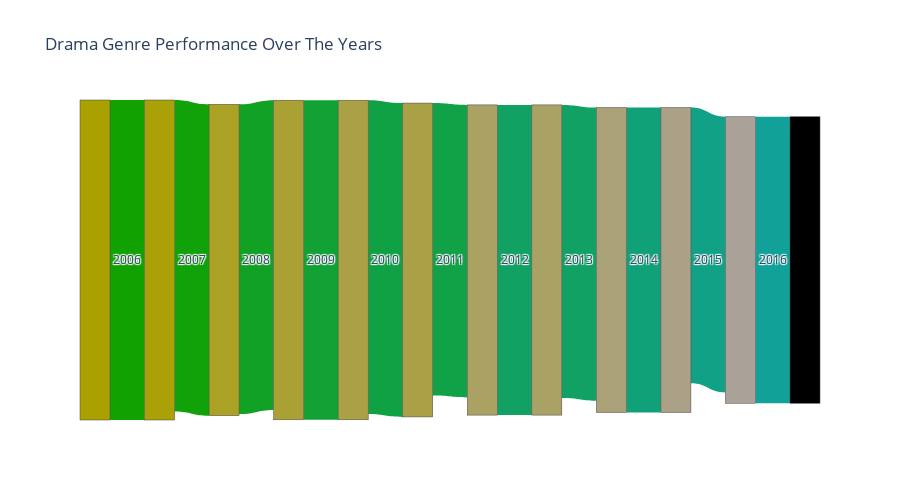
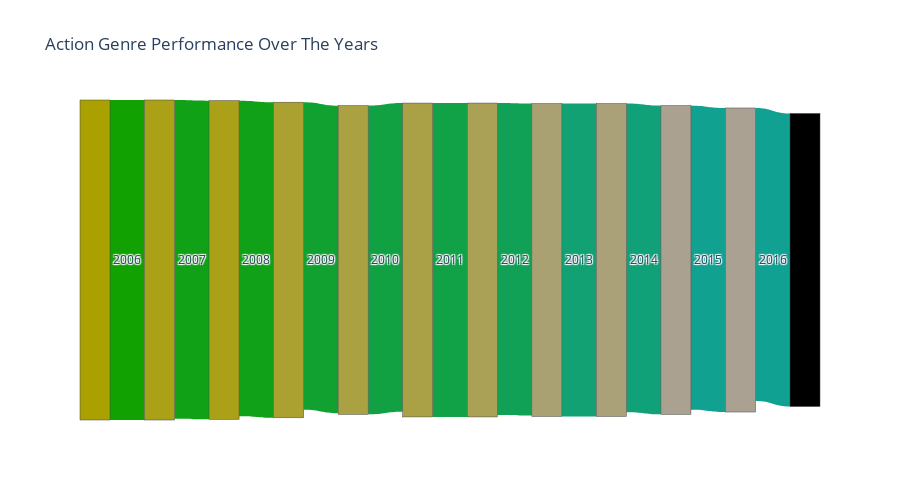
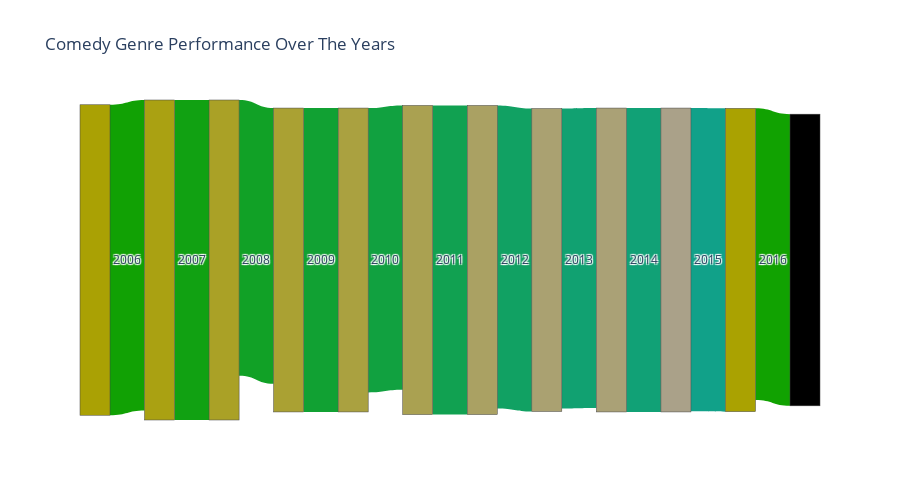

The cell these charts' notebook holds for them, in order:
### Code cell
print('Performance of Genres basis Ratings')
for genre in df_genre.sort_values(['Frequency','Avg Rating'],ascending=False)['Genre'][:5].tolist():
    data_trace = go.Sankey(
        node = dict(
            pad = 10,
            thickness = 30,
            label = df_sankey[df_sankey['Genre1'] == genre]['Node, Label'],
            color = df_sankey[df_sankey['Genre1'] == genre]['NodeColor']
        ),
        link = dict(
            source = df_sankey[df_sankey['Genre1'] == genre]['Source'],
            target = df_sankey[df_sankey['Genre1'] == genre]['Target'],
            value = df_sankey[df_sankey['Genre1'] == genre]['Value'],
            color = df_sankey[df_sankey['Genre1'] == genre]['LinkColor'],
            label = df_sankey[df_sankey['Genre1'] == genre]['Value']
        )
    )
    layout = go.Layout(
        title = genre + ' Genre Performance Over The Years',
        height = 500
    )
    fig = go.Figure(
        data = [data_trace],
        layout = layout
    )
    offline.iplot(fig)

### Figure 1 — Plotly figure (JSON) as saved in the notebook; plotly's stock layout.template omitted (floating-point values rounded to 4 significant figures)
{"data": [{"link": {"color": ["#11A101", "#11A109", "#11A125", "#11A134", "#11A145", "#11A146", "#11A162", "#11A165", "#11A178", "#11A187", "#11A198"], "label": [7.53, 7.327, 7.29, 7.52, 7.386, 6.883, 7.3, 6.9, 7.175, 6.488, 6.741], "source": [0, 1, 2, 3, 4, 5, 6, 7, 8, 9, 10], "target": [1, 2, 3, 4, 5, 6, 7, 8, 9, 10, 11], "value": [7.53, 7.327, 7.29, 7.52, 7.386, 6.883, 7.3, 6.9, 7.175, 6.488, 6.741]}, "node": {"color": ["#AAA101", "#AAA109", "#AAA125", "#AAA134", "#AAA145", "#AAA146", "#AAA162", "#AAA165", "#AAA178", "#AAA187", "#AAA198"], "label": [2006, 2007, 2008, 2009, 2010, 2011, 2012, 2013, 2014, 2015, 2016], "pad": 10, "thickness": 30}, "type": "sankey"}], "layout": {"height": 500, "title": {"text": "Drama Genre Performance Over The Years"}}}

### Figure 2 — Plotly figure (JSON) as saved in the notebook; plotly's stock layout.template omitted (floating-point values rounded to 4 significant figures)
{"data": [{"link": {"color": ["#11A100", "#11A117", "#11A119", "#11A131", "#11A143", "#11A147", "#11A156", "#11A173", "#11A179", "#11A190", "#11A193"], "label": [6.882, 6.855, 6.787, 6.614, 6.639, 6.75, 6.71, 6.728, 6.638, 6.538, 6.303], "source": [0, 1, 2, 3, 4, 5, 6, 7, 8, 9, 10], "target": [1, 2, 3, 4, 5, 6, 7, 8, 9, 10, 11], "value": [6.882, 6.855, 6.787, 6.614, 6.639, 6.75, 6.71, 6.728, 6.638, 6.538, 6.303]}, "node": {"color": ["#AAA100", "#AAA117", "#AAA119", "#AAA131", "#AAA143", "#AAA147", "#AAA156", "#AAA173", "#AAA179", "#AAA190", "#AAA193"], "label": [2006, 2007, 2008, 2009, 2010, 2011, 2012, 2013, 2014, 2015, 2016], "pad": 10, "thickness": 30}, "type": "sankey"}], "layout": {"height": 500, "title": {"text": "Action Genre Performance Over The Years"}}}

### Figure 3 — Plotly figure (JSON) as saved in the notebook; plotly's stock layout.template omitted (floating-point values rounded to 4 significant figures)
{"data": [{"link": {"color": ["#11A104", "#11A112", "#11A126", "#11A133", "#11A140", "#11A151", "#11A163", "#11A171", "#11A176", "#11A189", "#11A201"], "label": [6.743, 6.95, 5.987, 6.6, 6.178, 6.714, 6.58, 6.515, 6.6, 6.587, 6.335], "source": [0, 1, 2, 3, 4, 5, 6, 7, 8, 9, 10], "target": [1, 2, 3, 4, 5, 6, 7, 8, 9, 10, 11], "value": [6.743, 6.95, 5.987, 6.6, 6.178, 6.714, 6.58, 6.515, 6.6, 6.587, 6.335]}, "node": {"color": ["#AAA104", "#AAA112", "#AAA126", "#AAA133", "#AAA140", "#AAA151", "#AAA163", "#AAA171", "#AAA176", "#AAA189", "#AAA201"], "label": [2006, 2007, 2008, 2009, 2010, 2011, 2012, 2013, 2014, 2015, 2016], "pad": 10, "thickness": 30}, "type": "sankey"}], "layout": {"height": 500, "title": {"text": "Comedy Genre Performance Over The Years"}}}
